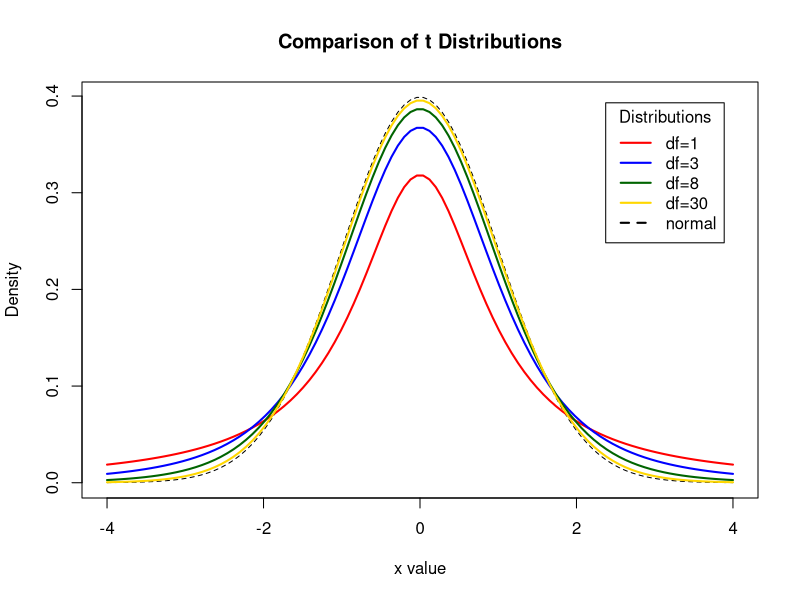
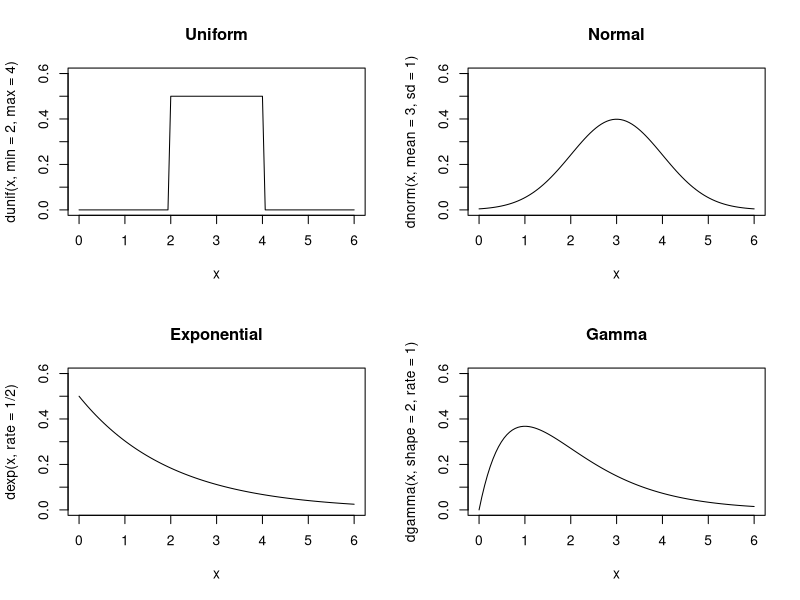
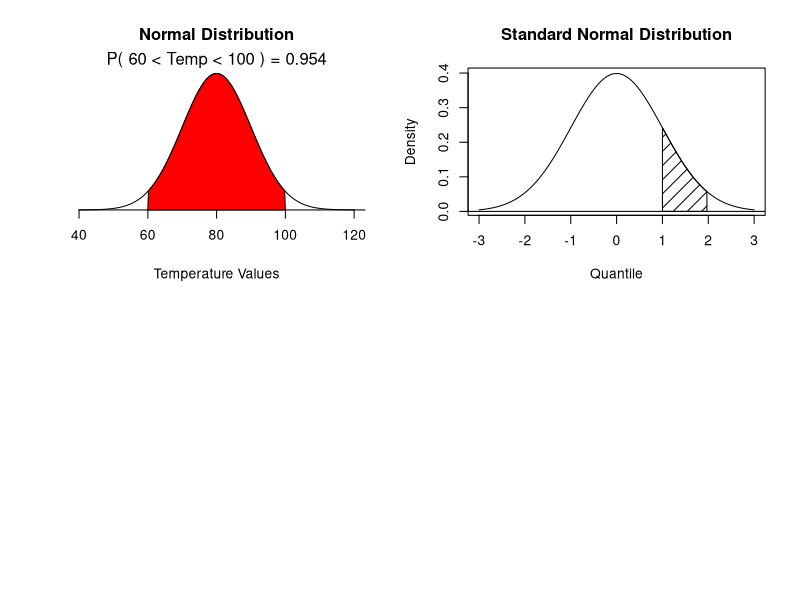

These charts were generated, in order, by the following R code:
# -----------------------------------------------------------------------------
# Program: Script2.R  
# Author: Baburao Kamble
# Date: 10/27/2014
# Purpose: Demontstaion of Probability  distributions
# -----------------------------------------------------------------------------



#The Normal Distribtion
pnorm(27.4, mean=50, sd=20)
pnorm(27.4, 50, 20)

qnorm(0.95, mean=100, sd=15)

#The Binomial Distribtion
dbinom(27, size=100, prob=0.25)



## Display the Student's t distributions with various degrees of freedom and compare to the normal distribution

x <- seq(-4, 4, length=100)
hx <- dnorm(x)

degf <- c(1, 3, 8, 30)
colors <- c("red", "blue", "darkgreen", "gold", "black")
labels <- c("df=1", "df=3", "df=8", "df=30", "normal")

plot(x, hx, type="l", lty=2, xlab="x value",
     ylab="Density", main="Comparison of t Distributions")

for (i in 1:4){
  lines(x, dt(x,degf[i]), lwd=2, col=colors[i])
}

legend("topright", inset=.05, title="Distributions",labels, lwd=2, lty=c(1, 1, 1, 1, 2), col=colors)


x <- seq(from=0, to=6, length.out=100)   
par(mfrow=c(2,2))                                   # Create a 2x2 plotting area

plot(x, dunif(x,min=2,max=4), main="Uniform",       # Plot a uniform density
     type='l', ylim=c(0, 0.6))
plot(x, dnorm(x,mean=3,sd=1), main="Normal",        # Plot a Normal density
     type='l', ylim=c(0, 0.6))
plot(x, dexp(x,rate=1/2), main="Exponential",       # Plot an exponential density
     type='l', ylim=c(0, 0.6))
plot(x, dgamma(x,shape=2,rate=1), main="Gamma",     # Plot a gamma density
     type='l', ylim=c(0, 0.6))



#A raw density plot is rarely useful or interesting by itself, and we usually shade a region of interest.





#summer temparture at any location 
mean=80
sd=10
lb=60
ub=100

data <- seq(-4,4,length=100)*sd + mean


hx <- dnorm(data,mean,sd)

plot(data, hx, type="n", xlab="Temperature Values", ylab="",
     main="Normal Distribution", axes=FALSE)

i <- data>= lb & data <= ub
lines(data, hx)
polygon(c(lb,data[i],ub), c(0,hx[i],0), col="red") 

area <- pnorm(ub, mean, sd) - pnorm(lb, mean, sd)
result <- paste("P(",lb,"< Temp <",ub,") =",
                signif(area, digits=3))
mtext(result,3)
axis(1, at=seq(40, 160, 20), pos=0)


# Another Example 


x <- seq(from=-3, to=+3, length.out=100)
y <- dnorm(x)
plot(x, y, main="Standard Normal Distribution", type='l',
     ylab="Density", xlab="Quantile")
abline(h=0)
# The body of the polygon follows the density curve where 1 <= z <= 2
region.x <- x[1 <= x & x <= 2]
region.y <- y[1 <= x & x <= 2]

# We add initial and final segments, which drop down to the Y axis
region.x <- c(region.x[1], region.x, tail(region.x,1))
region.y <- c(0, region.y, 0)
#call Polygon to plot the boundary of the region and fill it
polygon(region.x, region.y, density=10)








